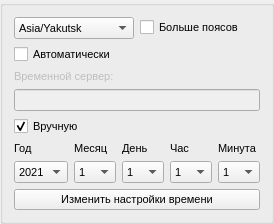
                  <widget class="QGroupBox" name="groupBox">
                   <property name="font">
                    <font>
                     <family>MS Shell Dlg 2</family>
                     <pointsize>8</pointsize>
                     <weight>50</weight>
                     <italic>false</italic>
                     <bold>false</bold>
                     <underline>false</underline>
                     <strikeout>false</strikeout>
                     <kerning>true</kerning>
                    </font>
                   </property>
                   <property name="acceptDrops">
                    <bool>false</bool>
                   </property>
                   <layout class="QFormLayout" name="formLayout_2">
                    <item row="1" column="0" colspan="2">
                     <layout class="QVBoxLayout" name="verticalLayout_12">
                      <item>
                       <layout class="QHBoxLayout" name="horizontalLayout_8">
                        <item>
                         <layout class="QVBoxLayout" name="verticalLayout_7">
                          <item>
                           <widget class="QLabel" name="label_14">
                            <property name="text">
                             <string>Год</string>
                            </property>
                           </widget>
                          </item>
                          <item>
                           <widget class="QComboBox" name="comboBox_6">
                            <item>
                             <property name="text">
                              <string>2021</string>
                             </property>
                            </item>
                            <item>
                             <property name="text">
                              <string>2022</string>
                             </property>
                            </item>
                            <item>
                             <property name="text">
                              <string>2023</string>
                             </property>
                            </item>
                            <item>
                             <property name="text">
                              <string>2024</string>
                             </property>
                            </item>
                            <item>
                             <property name="text">
                              <string>2025</string>
                             </property>
                            </item>
                            <item>
                             <property name="text">
                              <string>2026</string>
                             </property>
                            </item>
                            <item>
                             <property name="text">
                              <string>2027</string>
                             </property>
                            </item>
                            <item>
                             <property name="text">
                              <string>2028</string>
                             </property>
                            </item>
                           </widget>
                          </item>
                         </layout>
                        </item>
                        <item>
                         <layout class="QVBoxLayout" name="verticalLayout_8">
                          <item>
                           <widget class="QLabel" name="label_15">
                            <property name="text">
                             <string>Месяц</string>
                            </property>
                           </widget>
                          </item>
                          <item>
                           <widget class="QComboBox" name="comboBox_7">
                            <item>
                             <property name="text">
                              <string>1</string>
                             </property>
                            </item>
                            <item>
                             <property name="text">
                              <string>2</string>
                             </property>
                            </item>
                            <item>
                             <property name="text">
                              <string>3</string>
                             </property>
                            </item>
                            <item>
                             <property name="text">
                              <string>4</string>
                             </property>
                            </item>
                            <item>
                             <property name="text">
                              <string>5</string>
                             </property>
                            </item>
                            <item>
                             <property name="text">
                              <string>6</string>
                             </property>
                            </item>
                            <item>
                             <property name="text">
                              <string>7</string>
                             </property>
                            </item>
                            <item>
                             <property name="text">
                              <string>8</string>
                             </property>
                            </item>
                            <item>
                             <property name="text">
                              <string>9</string>
                             </property>
                            </item>
                            <item>
                             <property name="text">
                              <string>10</string>
                             </property>
                            </item>
                            <item>
                             <property name="text">
                              <string>11</string>
                             </property>
                            </item>
                            <item>
                             <property name="text">
                              <string>12</string>
                             </property>
                            </item>
                           </widget>
                          </item>
                         </layout>
                        </item>
                        <item>
                         <layout class="QVBoxLayout" name="verticalLayout_9">
                          <item>
                           <widget class="QLabel" name="label_16">
                            <property name="text">
                             <string>День</string>
                            </property>
                           </widget>
                          </item>
                          <item>
                           <widget class="QComboBox" name="comboBox_8">
                            <item>
                             <property name="text">
                              <string>1</string>
                             </property>
                            </item>
                            <item>
                             <property name="text">
                              <string>2</string>
                             </property>
                            </item>
                            <item>
                             <property name="text">
                              <string>3</string>
                             </property>
                            </item>
                            <item>
                             <property name="text">
                              <string>4</string>
                             </property>
                            </item>
                            <item>
                             <property name="text">
                              <string>5</string>
                             </property>
                            </item>
                            <item>
                             <property name="text">
                              <string>6</string>
                             </property>
                            </item>
                            <item>
                             <property name="text">
                              <string>7</string>
                             </property>
                            </item>
                            <item>
                             <property name="text">
                              <string>8</string>
                             </property>
                            </item>
                            <item>
                             <property name="text">
                              <string>9</string>
                             </property>
                            </item>
                            <item>
                             <property name="text">
                              <string>10</string>
                             </property>
                            </item>
                            <item>
                             <property name="text">
                              <string>11</string>
                             </property>
                            </item>
                            <item>
                             <property name="text">
                              <string>12</string>
                             </property>
                            </item>
                            <item>
                             <property name="text">
                              <string>13</string>
                             </property>
                            </item>
                            <item>
                             <property name="text">
                              <string>14</string>
                             </property>
                            </item>
                            <item>
                             <property name="text">
                              <string>15</string>
                             </property>
                            </item>
                            <item>
                             <property name="text">
                              <string>16</string>
                             </property>
                            </item>
                            <item>
                             <property name="text">
                              <string>17</string>
                             </property>
                            </item>
                            <item>
                             <property name="text">
                              <string>18</string>
                             </property>
                            </item>
                            <item>
                             <property name="text">
                              <string>19</string>
                             </property>
                            </item>
                            <item>
                             <property name="text">
                              <string>20</string>
                             </property>
                            </item>
                            <item>
                             <property name="text">
                              <string>21</string>
                             </property>
                            </item>
                            <item>
                             <property name="text">
                              <string>22</string>
                             </property>
                            </item>
                            <item>
                             <property name="text">
                              <string>23</string>
                             </property>
                            </item>
                            <item>
                             <property name="text">
                              <string>24</string>
                             </property>
                            </item>
                            <item>
                             <property name="text">
                              <string>25</string>
                             </property>
                            </item>
                            <item>
                             <property name="text">
                              <string>26</string>
                             </property>
                            </item>
                            <item>
                             <property name="text">
                              <string>27</string>
                             </property>
                            </item>
                            <item>
                             <property name="text">
                              <string>28</string>
                             </property>
                            </item>
                            <item>
                             <property name="text">
                              <string>29</string>
                             </property>
                            </item>
                            <item>
                             <property name="text">
                              <string>30</string>
                             </property>
                            </item>
                            <item>
                             <property name="text">
                              <string>31</string>
                             </property>
                            </item>
                           </widget>
                          </item>
                         </layout>
                        </item>
                        <item>
                         <layout class="QVBoxLayout" name="verticalLayout_10">
                          <item>
                           <widget class="QLabel" name="label_17">
                            <property name="text">
                             <string>Час</string>
                            </property>
                           </widget>
                          </item>
                          <item>
                           <widget class="QComboBox" name="comboBox_9">
                            <item>
                             <property name="text">
                              <string>1</string>
                             </property>
                            </item>
                            <item>
                             <property name="text">
                              <string>2</string>
                             </property>
                            </item>
                            <item>
                             <property name="text">
                              <string>3</string>
                             </property>
                            </item>
                            <item>
                             <property name="text">
                              <string>4</string>
                             </property>
                            </item>
                            <item>
                             <property name="text">
                              <string>5</string>
                             </property>
                            </item>
                            <item>
                             <property name="text">
                              <string>6</string>
                             </property>
                            </item>
                            <item>
                             <property name="text">
                              <string>7</string>
                             </property>
                            </item>
                            <item>
                             <property name="text">
                              <string>8</string>
                             </property>
                            </item>
                            <item>
                             <property name="text">
                              <string>9</string>
                             </property>
                            </item>
                            <item>
                             <property name="text">
                              <string>10</string>
                             </property>
                            </item>
                            <item>
                             <property name="text">
                              <string>11</string>
                             </property>
                            </item>
                            <item>
                             <property name="text">
                              <string>12</string>
                             </property>
                            </item>
                           </widget>
                          </item>
                         </layout>
                        </item>
                        <item>
                         <layout class="QVBoxLayout" name="verticalLayout_11">
                          <item>
                           <widget class="QLabel" name="label_18">
                            <property name="text">
                             <string>Минута</string>
                            </property>
                           </widget>
                          </item>
                          <item>
                           <widget class="QComboBox" name="comboBox_10">
                            <item>
                             <property name="text">
                              <string>1</string>
                             </property>
                            </item>
                            <item>
                             <property name="text">
                              <string>2</string>
                             </property>
                            </item>
                            <item>
                             <property name="text">
                              <string>3</string>
                             </property>
                            </item>
                            <item>
                             <property name="text">
                              <string>4</string>
                             </property>
                            </item>
                            <item>
                             <property name="text">
                              <string>5</string>
                             </property>
                            </item>
                            <item>
                             <property name="text">
                              <string>6</string>
                             </property>
                            </item>
                            <item>
                             <property name="text">
                              <string>7</string>
                             </property>
                            </item>
                            <item>
                             <property name="text">
                              <string>8</string>
                             </property>
                            </item>
                            <item>
                             <property name="text">
                              <string>9</string>
                             </property>
                            </item>
                            <item>
                             <property name="text">
                              <string>10</string>
                             </property>
                            </item>
                            <item>
                             <property name="text">
                              <string>11</string>
                             </property>
                            </item>
                            <item>
                             <property name="text">
                              <string>12</string>
                             </property>
                            </item>
                            <item>
                             <property name="text">
                              <string>13</string>
                             </property>
                            </item>
                            <item>
                             <property name="text">
                              <string>14</string>
                             </property>
                            </item>
                            <item>
                             <property name="text">
                              <string>15</string>
                             </property>
                            </item>
                            <item>
                             <property name="text">
                              <string>16</string>
                             </property>
                            </item>
                            <item>
                             <property name="text">
                              <string>17</string>
                             </property>
                            </item>
                            <item>
                             <property name="text">
                              <string>18</string>
                             </property>
                            </item>
                            <item>
                             <property name="text">
                              <string>19</string>
                             </property>
                            </item>
                            <item>
                             <property name="text">
                              <string>20</string>
                             </property>
                            </item>
                            <item>
                             <property name="text">
                              <string>21</string>
                             </property>
                            </item>
                            <item>
                             <property name="text">
                              <string>22</string>
                             </property>
                            </item>
                            <item>
                             <property name="text">
                              <string>23</string>
                             </property>
                            </item>
                            <item>
                             <property name="text">
                              <string>24</string>
                             </property>
                            </item>
                            <item>
                             <property name="text">
                              <string>25</string>
                             </property>
                            </item>
                            <item>
                             <property name="text">
                              <string>26</string>
                             </property>
                            </item>
                            <item>
                             <property name="text">
                              <string>27</string>
                             </property>
                            </item>
                            <item>
                             <property name="text">
                              <string>28</string>
                             </property>
                            </item>
                            <item>
                             <property name="text">
                              <string>29</string>
                             </property>
                            </item>
                            <item>
                             <property name="text">
                              <string>30</string>
                             </property>
                            </item>
                            <item>
                             <property name="text">
                              <string>31</string>
                             </property>
                            </item>
                            <item>
                             <property name="text">
                              <string>32</string>
                             </property>
                            </item>
                            <item>
                             <property name="text">
                              <string>33</string>
                             </property>
                            </item>
                            <item>
                             <property name="text">
                              <string>34</string>
                             </property>
                            </item>
                            <item>
                             <property name="text">
                              <string>35</string>
                             </property>
                            </item>
                            <item>
                             <property name="text">
                              <string>36</string>
                             </property>
                            </item>
                            <item>
                             <property name="text">
                              <string>37</string>
                             </property>
                            </item>
                            <item>
                             <property name="text">
                              <string>38</string>
                             </property>
                            </item>
                            <item>
                             <property name="text">
                              <string>39</string>
                             </property>
                            </item>
                            <item>
                             <property name="text">
                              <string>40</string>
                             </property>
                            </item>
                            <item>
                             <property name="text">
                              <string>41</string>
                             </property>
                            </item>
                            <item>
                             <property name="text">
                              <string>42</string>
                             </property>
                            </item>
                            <item>
                             <property name="text">
                              <string>43</string>
                             </property>
                            </item>
                            <item>
                             <property name="text">
                              <string>44</string>
                             </property>
                            </item>
                            <item>
                             <property name="text">
                              <string>45</string>
                             </property>
                            </item>
                            <item>
                             <property name="text">
                              <string>46</string>
                             </property>
                            </item>
                            <item>
                             <property name="text">
                              <string>47</string>
                             </property>
                            </item>
                            <item>
                             <property name="text">
                              <string>48</string>
                             </property>
                            </item>
                            <item>
                             <property name="text">
                              <string>49</string>
                             </property>
                            </item>
                            <item>
                             <property name="text">
                              <string>50</string>
                             </property>
                            </item>
                            <item>
                             <property name="text">
                              <string>51</string>
                             </property>
                            </item>
                            <item>
                             <property name="text">
                              <string>52</string>
                             </property>
                            </item>
                            <item>
                             <property name="text">
                              <string>53</string>
                             </property>
                            </item>
                            <item>
                             <property name="text">
                              <string>54</string>
                             </property>
                            </item>
                            <item>
                             <property name="text">
                              <string>55</string>
                             </property>
                            </item>
                            <item>
                             <property name="text">
                              <string>56</string>
                             </property>
                            </item>
                            <item>
                             <property name="text">
                              <string>57</string>
                             </property>
                            </item>
                            <item>
                             <property name="text">
                              <string>58</string>
                             </property>
                            </item>
                            <item>
                             <property name="text">
                              <string>59</string>
                             </property>
                            </item>
                            <item>
                             <property name="text">
                              <string>60</string>
                             </property>
                            </item>
                           </widget>
                          </item>
                         </layout>
                        </item>
                       </layout>
                      </item>
                      <item>
                       <widget class="QPushButton" name="pushButton_3">
                        <property name="text">
                         <string>Изменить настройки времени</string>
                        </property>
                       </widget>
                      </item>
                     </layout>
                    </item>
                    <item row="0" column="0" colspan="2">
                     <layout class="QVBoxLayout" name="verticalLayout_6">
                      <item>
                       <layout class="QVBoxLayout" name="verticalLayout_2">
                        <item>
                         <layout class="QHBoxLayout" name="horizontalLayout_7">
                          <item>
                           <widget class="QComboBox" name="time_comboBox">
                            <item>
                             <property name="text">
                              <string>Asia/Yakutsk</string>
                             </property>
                            </item>
                            <item>
                             <property name="text">
                              <string>Australia/Brisbane</string>
                             </property>
                            </item>
                            <item>
                             <property name="text">
                              <string>Europe/Berlin</string>
                             </property>
                            </item>
                            <item>
                             <property name="text">
                              <string>Europe/Moscow</string>
                             </property>
                            </item>
                            <item>
                             <property name="text">
                              <string>PRC</string>
                             </property>
                            </item>
                            <item>
                             <property name="text">
                              <string>UTC</string>
                             </property>
                            </item>
                           </widget>
                          </item>
                          <item>
                           <widget class="QCheckBox" name="many_checkBox">
                            <property name="text">
                             <string>Больше поясов</string>
                            </property>
                           </widget>
                          </item>
                         </layout>
                        </item>
                        <item>
                         <widget class="QCheckBox" name="auto_checkBox">
                          <property name="text">
                           <string>Автоматически</string>
                          </property>
                         </widget>
                        </item>
                       </layout>
                      </item>
                      <item>
                       <layout class="QVBoxLayout" name="verticalLayout_5">
                        <item>
                         <widget class="QLabel" name="time_server_label">
                          <property name="enabled">
                           <bool>false</bool>
                          </property>
                          <property name="text">
                           <string>Временной сервер:</string>
                          </property>
                         </widget>
                        </item>
                        <item>
                         <widget class="QLineEdit" name="lineEdit_8">
                          <property name="enabled">
                           <bool>false</bool>
                          </property>
                         </widget>
                        </item>
                       </layout>
                      </item>
                      <item>
                       <widget class="QCheckBox" name="manually_checkBox">
                        <property name="acceptDrops">
                         <bool>false</bool>
                        </property>
                        <property name="text">
                         <string>Вручную</string>
                        </property>
                        <property name="checkable">
                         <bool>true</bool>
                        </property>
                        <property name="checked">
                         <bool>true</bool>
                        </property>
                        <property name="tristate">
                         <bool>false</bool>
                        </property>
                       </widget>
                      </item>
                     </layout>
                    </item>
                   </layout>
                  </widget>
